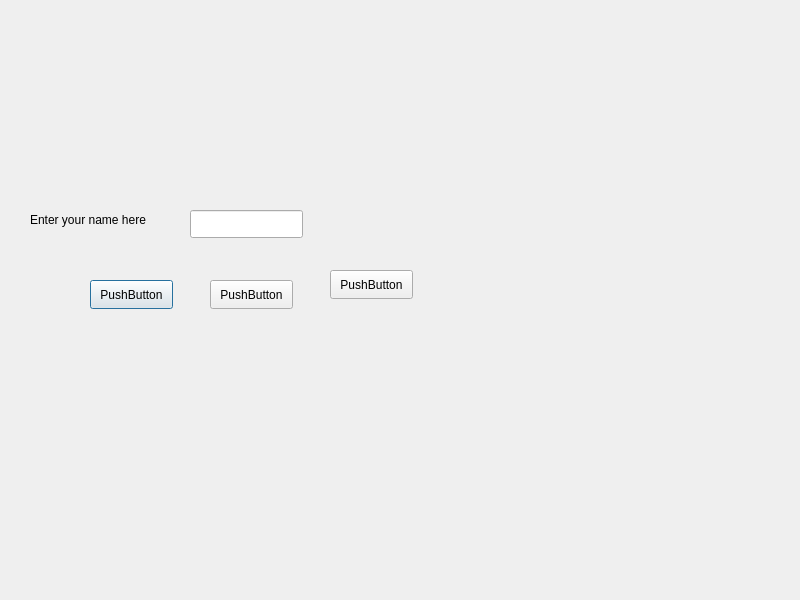
<?xml version="1.0" encoding="UTF-8"?>
<ui version="4.0">
 <class>absoluteLayout</class>
 <widget class="QDialog" name="absoluteLayout">
  <property name="geometry">
   <rect>
    <x>0</x>
    <y>0</y>
    <width>800</width>
    <height>600</height>
   </rect>
  </property>
  <property name="windowTitle">
   <string>absoluteLayout</string>
  </property>
  <widget class="QLineEdit" name="lineEdit">
   <property name="geometry">
    <rect>
     <x>190</x>
     <y>210</y>
     <width>113</width>
     <height>28</height>
    </rect>
   </property>
  </widget>
  <widget class="QLabel" name="label">
   <property name="geometry">
    <rect>
     <x>30</x>
     <y>210</y>
     <width>151</width>
     <height>20</height>
    </rect>
   </property>
   <property name="text">
    <string>Enter your name here</string>
   </property>
  </widget>
  <widget class="QPushButton" name="pushButton">
   <property name="geometry">
    <rect>
     <x>90</x>
     <y>280</y>
     <width>83</width>
     <height>29</height>
    </rect>
   </property>
   <property name="text">
    <string>PushButton</string>
   </property>
  </widget>
  <widget class="QPushButton" name="pushButton_2">
   <property name="geometry">
    <rect>
     <x>210</x>
     <y>280</y>
     <width>83</width>
     <height>29</height>
    </rect>
   </property>
   <property name="text">
    <string>PushButton</string>
   </property>
  </widget>
  <widget class="QPushButton" name="pushButton_3">
   <property name="geometry">
    <rect>
     <x>330</x>
     <y>270</y>
     <width>83</width>
     <height>29</height>
    </rect>
   </property>
   <property name="text">
    <string>PushButton</string>
   </property>
  </widget>
 </widget>
 <resources/>
 <connections/>
</ui>
